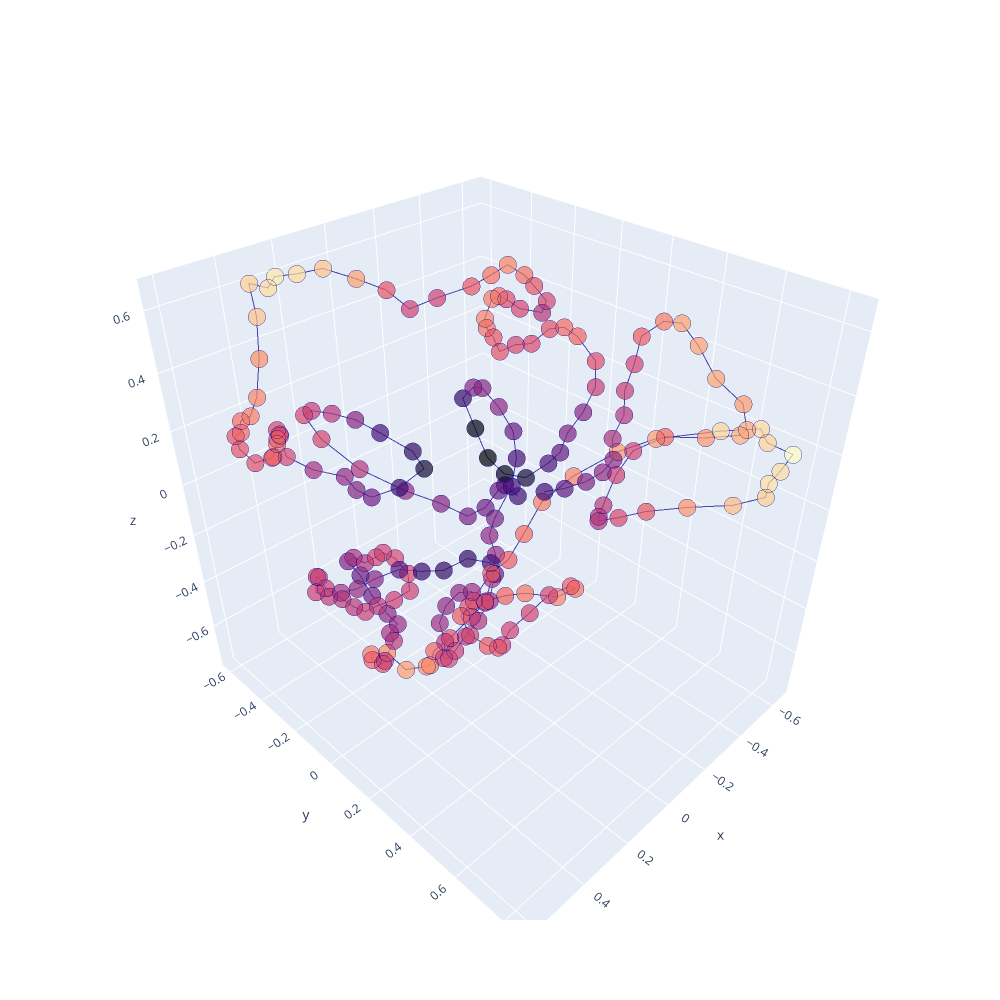

The code cell stored with this chart in its notebook:
### Markdown cell above
Trussart predicted structure according to confidences calibrated with isotonic regression

### Code cell
color = 'magma'
plot_pred_conf(trussart_pred_structure_superposed, pLDDT_iso, color)

### Figure 1 — Plotly figure (JSON) as saved in the notebook; plotly's stock layout.template omitted (floating-point values rounded to 4 significant figures; data arrays with more than 128 entries replaced by an {"elided": "..."} marker saying what was removed)
{"data": [{"line": {"color": "darkblue", "width": 2}, "marker": {"color": {"elided": "202 float values"}, "colorscale": [[0, "#000004"], [0.1111, "#180f3d"], [0.2222, "#440f76"], [0.3333, "#721f81"], [0.4444, "#9e2f7f"], [0.5556, "#cd4071"], [0.6667, "#f1605d"], [0.7778, "#fd9668"], [0.8889, "#feca8d"], [1, "#fcfdbf"]], "line": {"width": 3}, "size": 6}, "opacity": 0.7, "scene": "scene", "type": "scatter3d", "x": {"elided": "202 float values"}, "y": {"elided": "202 float values"}, "z": {"elided": "202 float values"}}], "layout": {"height": 1000, "scene": {"domain": {"x": [0, 1], "y": [0, 1]}}, "width": 1000}}
